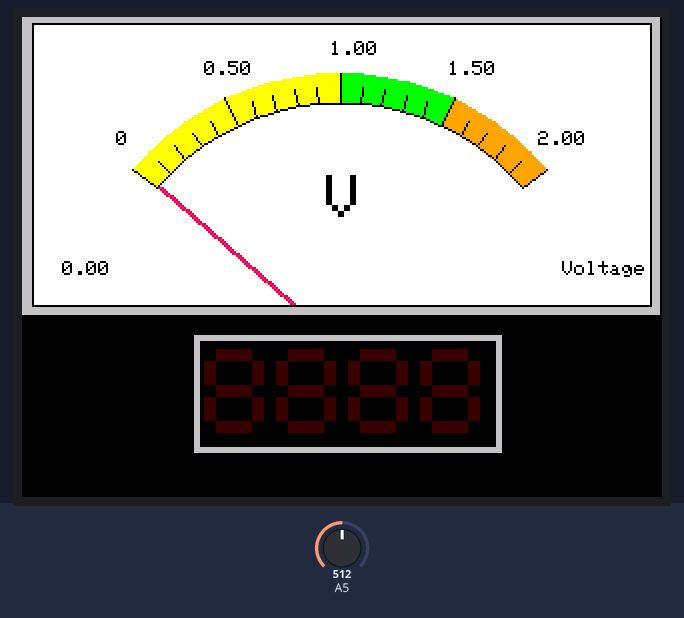
Bench run of a sketch on a simulated Arduino Uno, built with avr-gcc and run on an emulated ATmega328P. Parts: 320×240 colour display. Inputs (shaded band) come from the test bench; at power-on: A5 = 512. What the sketch prints to the serial monitor is not drawn.

Above: at 0.6 s.
At 4.7 s:
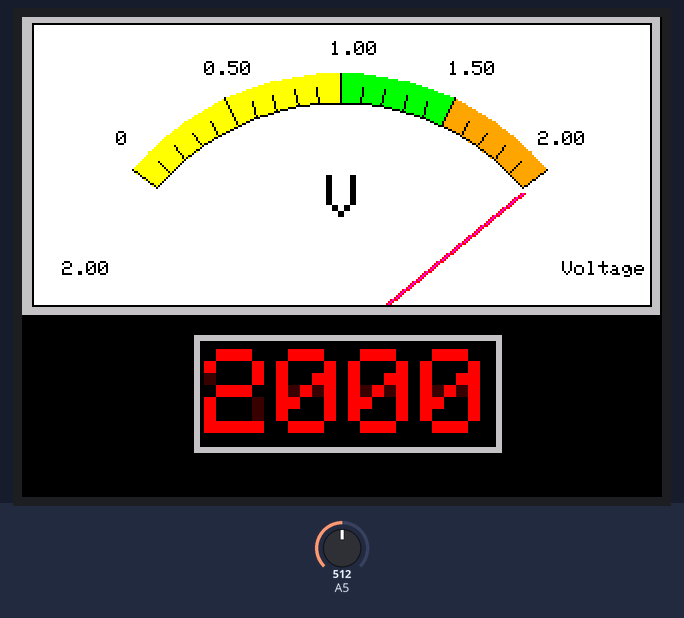
4.8 s: A5 set to 306
At 6.5 s:
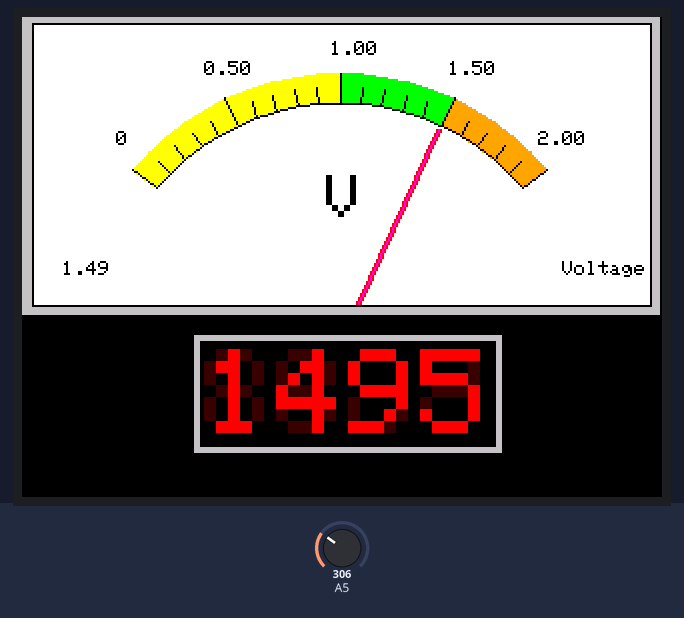
7.2 s: A5 set to 122
At 9.6 s:
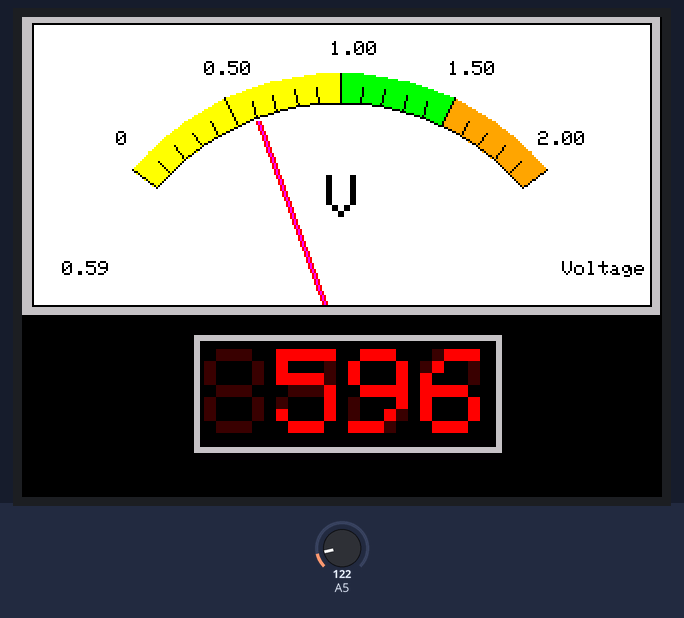
10.0 s: A5 set to 41
At 11.8 s:
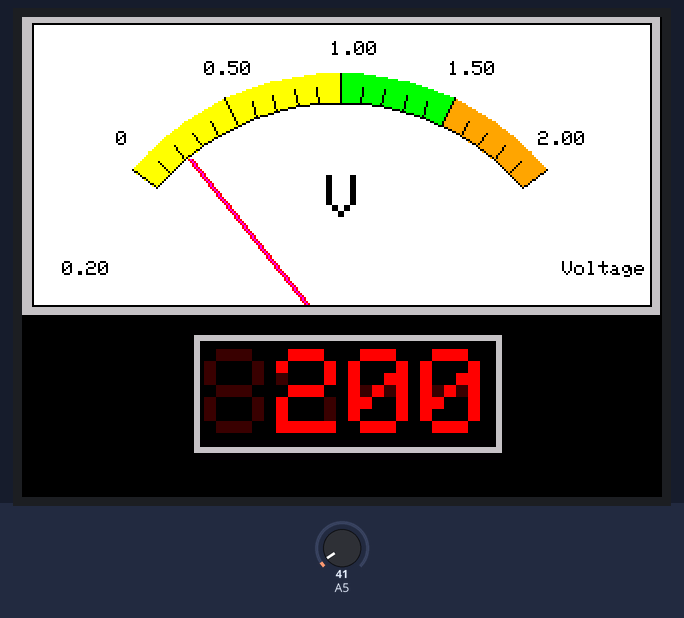
Timing chart, 0 to 13.3 s (numbered marks = the images above; inputs shaded):
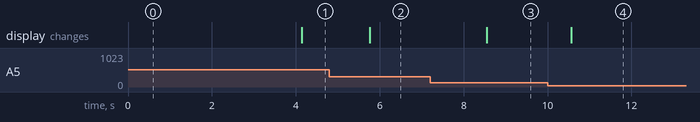

The sketch:

Meter.ino
```cpp
/*
 An example analogue meter using a ILI9341 TFT LCD screen

 This example uses the hardware SPI only and a board based
 on the ATmega328

 Needs Fonts 2, and 7 (also Font 4 if using large scale label)

 Comment out lines 153 and 197 to reduce needle flicker and
 to remove need for Font 4 (which uses ~8k of FLASH!)

 Alan Senior 23/2/2015
 */

// These are the connections for the UNO to display
#define sclk 13  // Don't change
#define mosi 11  // Don't change
#define cs   10  // If cs and dc pin allocations are changed then
#define dc   9   // comment out #define F_AS_T line in "Adafruit_ILI9341_FAST.h"
                 // (which is inside "Adafriit_ILI9341_AS" library)

#define rst  7  // Can alternatively connect this to the Arduino reset

//#include <Adafruit_GFX_AS.h>     // Core graphics library
#include <MCUFRIEND_kbv.h> // Fast hardware-specific library
#include "AnalogMeter.h"
#include "adafruit_GFX_Ext.h"
MCUFRIEND_kbv tft;

Adafruit_GFX_Button Button;
#define LTBLUE    0xB6DF
#define LTTEAL    0xBF5F
#define LTGREEN         0xBFF7
#define LTCYAN    0xC7FF
#define LTRED           0xFD34
#define LTMAGENTA       0xFD5F
#define LTYELLOW        0xFFF8
#define LTORANGE        0xFE73
#define LTPINK          0xFDDF
#define LTPURPLE  0xCCFF
#define LTGREY          0xE71C

#define BLUE            0x001F
#define TEAL    0x0438
#define GREEN           0x07E0
#define CYAN          0x07FF
#define RED           0xF800
#define MAGENTA       0xF81F
#define YELLOW        0xFFE0
#define ORANGE        0xFD20
#define PINK          0xF81F
#define PURPLE    0x801F
#define GREY        0xC618
#define WHITE         0xFFFF
#define BLACK         0x0000

#define DKBLUE        0x000D
#define DKTEAL    0x020C
#define DKGREEN       0x03E0
#define DKCYAN        0x03EF
#define DKRED         0x6000
#define DKMAGENTA       0x8008
#define DKYELLOW        0x8400
#define DKORANGE        0x8200
#define DKPINK          0x9009
#define DKPURPLE      0x4010
#define DKGREY        0x4A49

  // Setup data buffer.
String inString;
int inByte = 0; // Incoming serial data byte.
int outputValue; // Sensor data to send to Processing.


float ltx = 0;    // Saved x coord of bottom of needle
uint16_t osx = 120, osy = 120; // Saved x & y coords
uint32_t updateTime = 0;       // time for next update
bool using_seril = true;
int old_analog =  -999; // Value last displayed
int old_digital = -999; // Value last displayed
int delay_ms = 0;
AnalogMeter anameter(&tft, 0, 0, 319, 149, 0, 200, "V", "Voltage");
void setup(void) {
  uint16_t ID = tft.readID(); //
  if (ID == 0xD3D3)
  {
    ID = 0x9481; // write-only shield
  }
  tft.begin(ID);
  tft.setRotation(1);
  Serial.begin(9600);
  tft.fillScreen(BLACK);

//  analogMeter(); // Draw analogue meter

  anameter.Draw();
  anameter.plotNeedle(0,0); // Put meter needle at 0
  anameter.digitalMeter(138, 134+30); // Draw digital meter

  //Button.initButton(&tft, 120, 210, 100, 30, WHITE, GREY, BLACK, "HELLO", 2);
  //Scale.Draw();
  //Button.drawButton();
  updateTime = millis(); // Next update time
  // initialize serial communications at 9600 bps:
  Serial.begin(9600);
  // Wait for serial port to connect. Needed for native USB port only.
  while (!Serial)
  {
    ; // Do nothing until connection established.
  }

  // Establish contact by sending initial data to Processing.
  // Loop on this until Processing responds by sending a request for sensor data.
  // Then start the loop().
  while (Serial.available() <= 0) // No data received.
  {
    Serial.println("0,0"); // Initial hello to Processing.
    Serial.flush();
    delay(500);
    if(millis()-updateTime > 1000)
    {
      using_seril = false;
      delay_ms = 1;
      break;
     }
  }
}


void loop() {

  //Serial.println("I am alive");
  if (updateTime <= millis())
  {
    updateTime = millis() + 500;
    uint16_t read_data = analogRead(A5);
    int reading = 0;
    //reading = random(-50, 151); // Test with random value
    reading = map(read_data,0,0x3ff,0,5000); // Test with value form Analogue 0
    if (reading > 2000)
    {
      reading = 2000;
     }
    anameter.showDigital(reading); // Update digital reading

    anameter.plotNeedle(reading/10, delay_ms); // Put meter needle at; // Update analogue meter, 8ms delay per needle increment
    if (Serial.available() > 0 && using_seril)
    {
      // Read serial data
      inByte = Serial.read();
      if (inByte > 0 && isDigit(inByte)) // Expecting a "1" from Processing.
      {
        inString = (char)inByte;
        //sensorNumber = inString.toInt();

        // read the analog voltage
        //sensorValue = read_data;
        // map it to the range of the analog out:
        outputValue = map(read_data, 0, 1023, 0, 255);
        // Send back the requested results
        Serial.print("1,");
        Serial.println(outputValue);

      }
    }
  }
}
```

AnalogMeter.h
```cpp
#ifndef AnalogMeter_h_
#define AnalogMeter_h_
#include <MCUFRIEND_kbv.h>
#define LTBLUE    0xB6DF
#define LTTEAL    0xBF5F
#define LTGREEN         0xBFF7
#define LTCYAN    0xC7FF
#define LTRED           0xFD34
#define LTMAGENTA       0xFD5F
#define LTYELLOW        0xFFF8
#define LTORANGE        0xFE73
#define LTPINK          0xFDDF
#define LTPURPLE  0xCCFF
#define LTGREY          0xE71C

#define BLUE            0x001F
#define TEAL    0x0438
#define GREEN           0x07E0
#define CYAN          0x07FF
#define RED           0xF800
#define MAGENTA       0xF81F
#define YELLOW        0xFFE0
#define ORANGE        0xFD20
#define PINK          0xF81F
#define PURPLE    0x801F
#define GREY        0xC618
#define WHITE         0xFFFF
#define BLACK         0x0000

#define DKBLUE        0x000D
#define DKTEAL    0x020C
#define DKGREEN       0x03E0
#define DKCYAN        0x03EF
#define DKRED         0x6000
#define DKMAGENTA       0x8008
#define DKYELLOW        0x8400
#define DKORANGE        0x8200
#define DKPINK          0x9009
#define DKPURPLE      0x4010
#define DKGREY        0x4A49
class AnalogMeter
{
  public:
  AnalogMeter(Adafruit_GFX *gfx, uint16_t x0, uint16_t y0, uint16_t w, uint16_t h,
  uint16_t start, uint16_t e, char *uint, char *string)
  {
     _gfx = gfx;
     _x0 = x0;
     _y0 = y0;
     _width = w;
     _height = h;
     _start = start;
     _end = e;
     _len =120;
     strcpy(_unit, uint);
     strcpy(_string, string);
   }

  Draw()
  {
      char buf[8];
      double interval = (_end - _start)/4;
      _gfx->fillRect(_x0, _y0, _width, _height, GREY);
      _gfx->fillRect(_x0 + 5, _y0+3, _width - 9, _height-7, WHITE);
      _gfx->setTextColor(BLACK);  // Text colour

      int x_center = _width / 2 + _x0;
      int y_center = _height + 14 + _y0;
       // Draw ticks every 5 degrees from -50 to +50 degrees (100 deg. FSD swing)
    for (int i = -50 ; i < 51; i += 5) {
      // Long scale tick length
       int tl = 15;

      // Coodinates of tick to draw
      float sx = cos((i - 90) * 0.0174532925);
      float sy = sin((i - 90) * 0.0174532925);
      uint16_t x0 = sx * (_len + tl) + x_center;
      uint16_t y0 = sy * (_len + tl) + y_center;
      uint16_t x1 = sx * _len + x_center;
      uint16_t y1 = sy * _len + y_center;

      // Coordinates of next tick for zone fill
      float sx2 = cos((i + 5 - 90) * 0.0174532925);
      float sy2 = sin((i + 5 - 90) * 0.0174532925);
      int x2 = sx2 * (_len + tl) + x_center;
      int y2 = sy2 * (_len + tl) + y_center;
      int x3 = sx2 * _len + x_center;
      int y3 = sy2 * _len + y_center;

   //    Yellow zone limits
        if (i >= -50 && i < 0) {
          _gfx->fillTriangle(x0, y0, x1, y1, x2, y2, YELLOW);
          _gfx->fillTriangle(x1, y1, x2, y2, x3, y3, YELLOW);
        }

        // Green zone limits
        if (i >= 0 && i < 25) {
          _gfx->fillTriangle(x0, y0, x1, y1, x2, y2, GREEN);
          _gfx->fillTriangle(x1, y1, x2, y2, x3, y3, GREEN);
        }

        // Orange zone limits
        if (i >= 25 && i < 50) {
          _gfx->fillTriangle(x0, y0, x1, y1, x2, y2, ORANGE);
          _gfx->fillTriangle(x1, y1, x2, y2, x3, y3, ORANGE);
        }

        // Short scale tick length
        if (i % 25 != 0) tl = 8;

        // Recalculate coords incase tick lenght changed
        x0 = sx * (_len + tl) + x_center;
        y0 = sy * (_len + tl) + y_center;
        x1 = sx * _len + x_center;
        y1 = sy * _len + y_center;

        // Draw tick
        _gfx->drawLine(x0, y0, x1, y1, BLACK);

        // Check if labels should be drawn, with position tweaks
        if (i % 25 == 0) {

          int w=4,de = 2;
          // Calculate label positions
          x0 = sx * (_len + tl + 10) + x_center;
          y0 = sy * (_len + tl + 10) + y_center;
          switch (i / 25) {
            case -2:
              dtostrf(_start, 1, 0, buf);
              _gfx->setCursor(x0, y0-12);
              _gfx->print(buf);
            break;
            case -1:
              dtostrf((_start + 1 * interval)/(double)100, w, de, buf);
              _gfx->setCursor(x0-6, y0-9);
              _gfx->print(buf);
            break;
            case 0:
    //          tft.drawCentreString("50", x0, y0 - 6, 2);
               dtostrf((_start + 2 * interval)/(double)100, w, de, buf);
              _gfx->setCursor(x0-5, y0-6);
              _gfx->print(buf);
             break;
            case 1:
     //         tft.drawCentreString("75", x0, y0 - 9, 2);
               dtostrf((_start + 3 * interval)/(double)100, w, de, buf);
              _gfx->setCursor(x0-7, y0-9);
              _gfx->print(buf);
            break;
            case 2:
    //          tft.drawCentreString("100", x0, y0 - 12, 2);
              dtostrf((_start + 4 * interval)/(double)100, w, de, buf);
              _gfx->setCursor(x0-12, y0-12);
              _gfx->print(buf);
             break;
          }
        }

        // Now draw the arc of the scale
        sx = cos((i + 5 - 90) * 0.0174532925);
        sy = sin((i + 5 - 90) * 0.0174532925);
        x0 = sx * _len + x_center;
        y0 = sy * _len + y_center;
        // Draw scale arc, don't draw the last part
        if (i < 50) _gfx->drawLine(x0, y0, x1, y1, BLACK);
    }
    _gfx->setCursor(_x0 + _width - 9 - 40,_y0+_height-7-20);
    _gfx->print(_string); // Units at bottom right
    _gfx->setCursor(_x0 + _width/2 - 7, _y0+_height - 70);
    _gfx->setTextSize(3);
    _gfx->print(_unit); // Units at bottom right
    _gfx->drawRect(_x0 + 5, _y0+3, _width - 9, _height-7, BLACK); // Draw bezel line
  }
void plotNeedle(int value, byte ms_delay)
{
  static int old_analog =  -999;
  static float ltx = 0;
  static uint16_t osx = 120, osy = 120; // Saved x & y coords
  static uint32_t updateTime = 0;       // time for next update

  int x_center = _width / 2 + _x0;
  int y_center = _height + 14 + _y0;
  _gfx->setTextColor(BLACK, WHITE);
  char buf[8];
  dtostrf((double)value /100, 4, 2, buf);

  _gfx->setTextSize(1);
  _gfx->setCursor(_x0+20, _y0+_height-7-20);
  _gfx->println(buf); //Erase old value


//  if (value < -10) value = -10; // Limit value to emulate needle end stops
//  if (value > 110) value = 110;

  // Move the needle util new value reached
  while (!(value == old_analog)) {
    if (old_analog < value) old_analog++;
    else old_analog--;

    if (ms_delay == 0) old_analog = value; // Update immediately id delay is 0

    float sdeg = map(old_analog, _start, _end, -139, -39); // Map value to angle
    // Calcualte tip of needle coords
    float sx = cos(sdeg * 0.0174532925);
    float sy = sin(sdeg * 0.0174532925);

    // Calculate x delta of needle start (does not start at pivot point)
    float tx = tan((sdeg+90) * 0.0174532925);

    // Erase old needle image
    _gfx->drawLine(x_center + 20 * ltx - 1, y_center - 20, osx - 1, osy, WHITE);
    _gfx->drawLine(x_center + 20 * ltx, y_center - 20, osx, osy, WHITE);
    _gfx->drawLine(x_center + 20 * ltx + 1, y_center - 20, osx + 1, osy, WHITE);

    // Re-plot text under needle
    _gfx->setTextColor(BLACK);
    _gfx->setCursor( _x0 + _width/2 - 7, _y0+_height - 70);
    _gfx->setTextSize(3);
    _gfx->print(_unit); // Units at bottom right
    //tft.drawCentreString("%RH", 120, 70, 4); // // Comment out to avoid font 4

    // Store new needle end coords for next erase
    ltx = tx;
    osx = sx * 118 + x_center;
    osy = sy * 118 + y_center;

    // Draw the needle in the new postion, magenta makes needle a bit bolder
    // draws 3 lines to thicken needle
    _gfx->drawLine(x_center + 20 * ltx - 1, y_center - 20, osx - 1, osy, RED);
    _gfx->drawLine(x_center + 20 * ltx, y_center - 20, osx, osy, MAGENTA);
    _gfx->drawLine(x_center + 20 * ltx + 1, y_center - 20, osx + 1, osy, RED);

    // Slow needle down slightly as it approaches new postion
    if (abs(old_analog - value) < 10) ms_delay += ms_delay / 5;

    // Wait before next update
    delayMicroseconds(ms_delay);
  }
}
void digitalMeter(int x,int y)
{
  xpos = x;
  ypos = y;// was 134
  _gfx->fillRect(xpos - 52, ypos - 5, 2 * 77, 59, GREY);
  _gfx->fillRect(xpos - 49, ypos - 2, 2 * 74, 53, BLACK);
  _gfx->setTextColor(7 << 11, BLACK); // Plot over numbers in dim red

  _gfx->setTextSize(6);
  _gfx->setCursor(xpos - 47, ypos+2);
  _gfx->println("8888"); //Erase old value
//  tft.drawNumber(888, xpos - 77, ypos, 7);

}

// #########################################################################
// Update digital meter reading
// #########################################################################
void showDigital(int value)
{
  static int old_digital = -999;
  if (value==old_digital) return; // return if no change to prevent flicker
//  if (value < 0) value = 0; //Constrain lower limit to 0
//  if (value > 999) value = 999; //Constrain upper limit to 999

//  int xpos = 140, ypos = 134; // Position with location tweak
  _gfx->setTextColor(7 << 11, BLACK); // Plot over numbers in dim red
  _gfx->setTextSize(6);
  _gfx->setCursor(xpos - 47, ypos+2);
  _gfx->println("8888"); //Erase old value

  // Nb. 32 pixels wide +2 gap per digit
  char buf[8];
  dtostrf((double)value, 4, 0, buf);
  // Update with new value
  _gfx->setTextColor(RED); // Dont draw background to leave dim segments
//  if (value < 10) tft.drawNumber(value, xpos+19, ypos, 7);
//  else if (value < 100) tft.drawNumber(value, xpos - 14, ypos, 7);
//  else tft.drawNumber(value, xpos - 47, ypos, 7);
  _gfx->setTextSize(6);
  _gfx->setCursor(xpos - 47, ypos+2);
  _gfx->println(buf); //Erase old value
  old_digital = value;
}
  private:
  Adafruit_GFX *_gfx;
  uint16_t _x0, _y0, _width, _height, xpos, ypos;
  uint16_t _start, _end, _len;
  char  _unit[10], _string[10];
};
#endif
```

adafruit_GFX_Ext.h
```cpp
#ifndef _ada_GFX_ext_
#define _ada_GFX_ext_
#include <Adafruit_GFX.h>
class Adafruit_GFX_Progress_Bar
{
public:
   Adafruit_GFX_Progress_Bar(Adafruit_GFX *gfx, int16_t x, int16_t y, uint16_t w, uint16_t h,
   uint16_t outline, uint16_t fill, uint16_t bar)
   {
    Progress_Bar_Init(gfx, x , y, w, h, outline, fill,
        bar);
   }
  void Progress_Bar_Init(Adafruit_GFX *gfx, int16_t x, int16_t y, uint16_t w, uint16_t h,
   uint16_t outline, uint16_t fill, uint16_t bar)
   {
    Progress_Bar_InitUI(gfx, x - (w / 2), y - (h / 2), w, h, outline, fill,
        bar);
   }
  void Progress_Bar_InitUI(Adafruit_GFX *gfx, int16_t x, int16_t y, uint16_t w, uint16_t h,
   uint16_t outline, uint16_t fill, uint16_t bar)
   {
      _x1           = x;
      _y1           = y;
      _w            = w;
      _h            = h;
      _outlinecolor = outline;
      _fillcolor    = fill;
      _barcolor    = bar;
      _gfx          = gfx;
   }
  void Draw(uint8_t per)
  {
    per = min(per, 100);
    uint8_t r = min(_w, _h) / 4;
     _gfx->fillRect(_x1, _y1, _w, _h, _fillcolor);
     _gfx->drawRect(_x1, _y1, _w, _h, _outlinecolor);
     _gfx->fillRect(_x1+1, _y1+1, (_w-2) * per / 100, _h-2, _barcolor);

  }

private:
    Adafruit_GFX *_gfx;
    int16_t       _x1, _y1; // Coordinates of top-left corner
    uint16_t      _w, _h;
    uint16_t      _outlinecolor, _fillcolor, _barcolor;
};
class Adafruit_GFX_Scale
{
public:
  Adafruit_GFX_Scale(Adafruit_GFX *gfx, int16_t x, int16_t y, uint16_t w, uint16_t h,
   uint16_t scale, uint16_t font, uint16_t minV, uint16_t maxV)
   {
     Scale_Init(gfx, x, y, w, h, scale, font, minV, maxV);
   }
  void Scale_Init(Adafruit_GFX *gfx, int16_t x, int16_t y, uint16_t w, uint16_t h,
   uint16_t scale, uint16_t font, uint16_t minV, uint16_t maxV)
   {
    Scale_InitUI(gfx, x - (w / 2), y - (h / 2), w, h, scale, font, minV, maxV);
   }
  void Scale_InitUI(Adafruit_GFX *gfx, int16_t x, int16_t y, uint16_t w, uint16_t h,
   uint16_t scale, uint16_t font, uint16_t minV, uint16_t maxV)
   {
    _x1           = x;
    _y1           = y;
    _w            = w;
    _h            = h;
    _scalecolor   = scale;
    _fontcolor    = font;
    _min          = minV;
    _max      = maxV;
    _gfx          = gfx;
   }
   void Draw()
   {
     uint16_t inter = (_max - _min) / _w;

     _gfx->drawFastHLine(_x1-2, _y1, _w+5, _scalecolor);
     for (int i=0; i<=_w; i=i+20)
     {
      _gfx->drawFastVLine(_x1 + i, _y1-_h, _h, _scalecolor);
      _gfx->setTextSize(0);
      _gfx->setTextColor(0xffff);
      _gfx->setCursor(_x1+i-3, _y1-_h - 10);
      _gfx->print(i);

     }
     for (int i=10; i<=_w; i=i+20)
     {
      _gfx->drawFastVLine(_x1+i, _y1-_h/2, _h/2, _scalecolor);
     }
   }
private:
    Adafruit_GFX *_gfx;
    int16_t       _x1, _y1; // Coordinates of top-left corner
    uint16_t      _w, _h;
    uint16_t      _scalecolor, _fontcolor;
    uint16_t _min, _max;
};
#endif
```

Measured:
- after the input at 4.8 s, the display: changes after 0.96 s (image 2)
- after the input at 7.2 s, the display: changes after 1.4 s (image 3)
- after the input at 10.0 s, the display: changes after 0.57 s (image 4)
